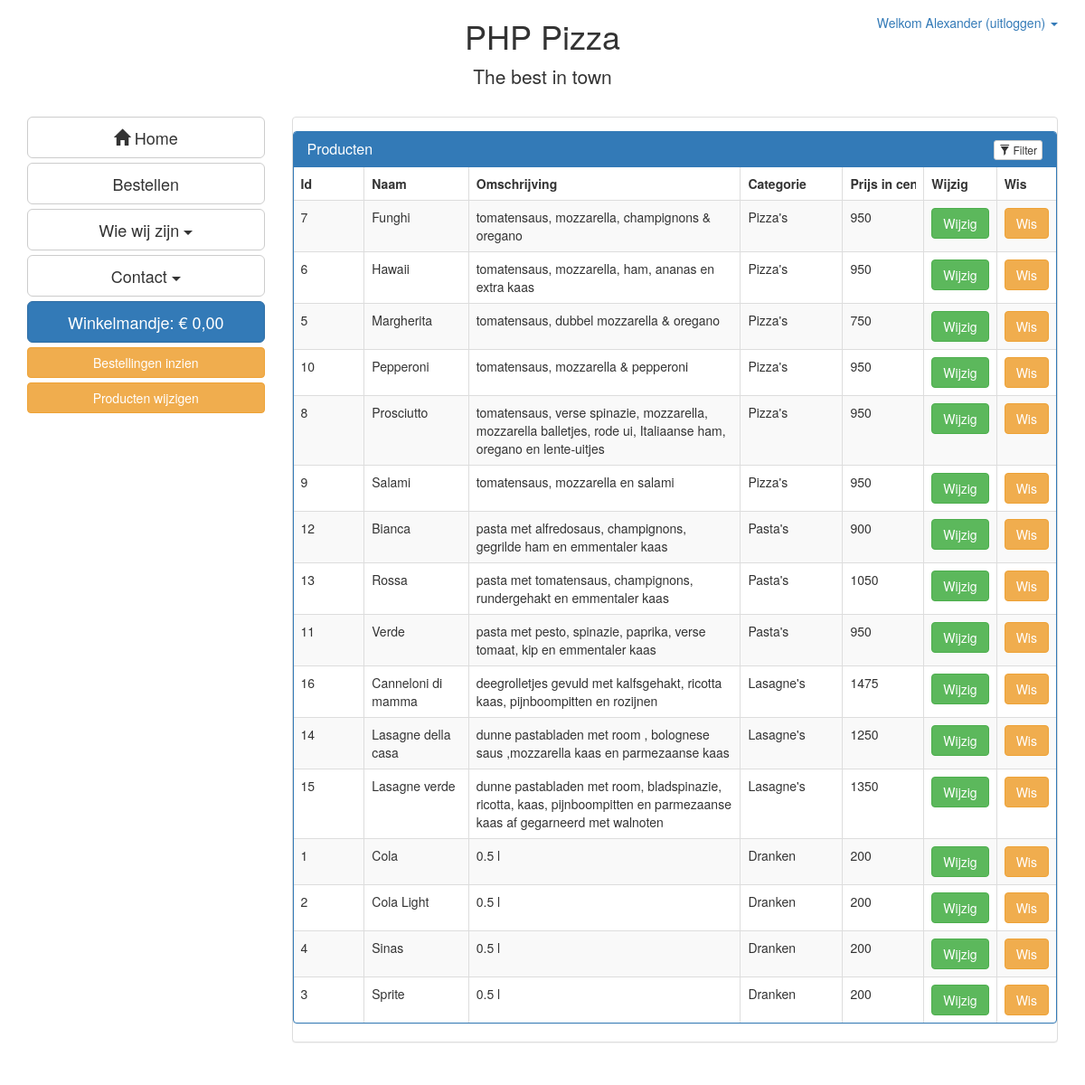
The page /?page=producten (signed in) on the database its author committed.
### tables this page shows
CREATE TABLE product (
  id                         	INTEGER UNSIGNED         	NOT NULL     AUTO_INCREMENT,
  naam                       	varchar(100)             	NOT NULL,
  omschrijving               	text,
  categorie_id               	INTEGER UNSIGNED         	NOT NULL,
  prijs              			int(10)                   	NOT NULL,
  actief						tinyint(1)					NOT NULL,
PRIMARY KEY(id),
FOREIGN KEY(categorie_id)    		REFERENCES productcategorie(id)
);

CREATE TABLE productcategorie (
  id                         	INTEGER UNSIGNED         	NOT NULL     AUTO_INCREMENT,
  naam                       	varchar(40)              	NOT NULL,
PRIMARY KEY(id)
);

### functions/get_products.php (called while the page is built, shortened)
<?php
function getAllProducts(){
    global $db;
    $sql = '
      SELECT product.id, product.naam, product.omschrijving, product.prijs, productcategorie.naam AS categorie
      FROM product
      JOIN productcategorie ON product.categorie_id = productcategorie.id
      WHERE product.actief = 1
      ORDER BY categorie_id, naam';
      $stmt = $db->prepare($sql);
      $stmt->execute();
      $result = $stmt->fetchAll(PDO::FETCH_ASSOC);
      return($result);
}
 ?>

### parts/producten.php (the view, shortened to what this page needs)
<div class="panel panel-default">
<?php
if(!$_SESSION['logged_in']){
    echo "Helaas u heeft geen rechten om deze pagina te bezoeken.";
  }elseif($_SESSION['autorisatie_id'] <= 1){
    $productArray = getAllProducts();
?>
  <div class="panel panel-primary filterable">
    <div class="panel-heading">
        <h3 class="panel-title">Producten</h3>
        <div class="pull-right">
            <button class="btn btn-default btn-xs btn-filter"><span class="glyphicon glyphicon-filter"></span> Filter</button>
        </div>
    </div>
<table class="table table-bordered table-striped">
    <thead>
        <tr class="filters">
            <th id="Id"><input type="text" class="form-control" placeholder="Id" disabled></th>
            <th id="Naam"><input type="text" class="form-control" placeholder="Naam" disabled></th>
            <th id="Omschrijving"><input type="text" class="form-control" placeholder="Omschrijving" disabled></th>
            <th id="Categorie"><input type="text" class="form-control" placeholder="Categorie" disabled></th>
            <th id="Prijs in centen"><input type="text" class="form-control" placeholder="Prijs in centen" disabled></th>
            <th id="Wijzig">Wijzig</th>
            <th id="Wis">Wis</th>
        </tr>
    </thead>
    <tbody>
      <?php
      foreach($productArray as $product){
        echo '
            <tr>
                <td style="text-align:left;">'.$product["id"].'</td>
                <td style="text-align:left;">'.$product["naam"].'</td>
                <td style="text-align:left;">'.$product["omschrijving"].'</td>
                <td style="text-align:left;">'.$product["categorie"].'</td>
                <td style="text-align:left;">'.$product["prijs"].'</td>
                <td style="text-align:left;">
                    <button class="btn btn-success" contenteditable="false" data-target="#myModal" data-toggle="modal">Wijzig</button>
                </td>
                <td style="text-align:left;">
                  <a href="functions/updateProduct.php?action=delete&id='.$product["id"].'" class="btn btn-warning" role="button">Wis</a>
                </td>
            </tr>
        ';
      }
       ?>
    </tbody>
</table>
<?php
}else{
  echo "Helaas u bent ingelogd, u heeft echter niet genoeg rechten om deze pagina te bezoeken.<br> Uw autorizatie level is ". $_SESSION['autorisatie_id']." terwijl voor deze pagina een level van  <= 1 wordt vereist.";
}
?>
</div>

### css/style.css (style rules this page uses)
body { margin-bottom: 100px; }
.filterable { margin-top: 15px; }
.filterable .panel-heading .pull-right { margin-top: -20px; }
.filterable .filters input[disabled] { background-color: transparent; border: none; cursor: auto; box-shadow: none; padding: 0; height: auto; }

### rows shown on the page
product: id "7", naam "Funghi", omschrijving "tomatensaus, mozzarella, champignons & oregano", categorie.naam "Pizza's", prijs "950"
product: id "6", naam "Hawaii", omschrijving "tomatensaus, mozzarella, ham, ananas en extra kaas", categorie.naam "Pizza's", prijs "950"
product: id "5", naam "Margherita", omschrijving "tomatensaus, dubbel mozzarella & oregano", categorie.naam "Pizza's", prijs "750"
product: id "10", naam "Pepperoni", omschrijving "tomatensaus, mozzarella & pepperoni", categorie.naam "Pizza's", prijs "950"
product: id "8", naam "Prosciutto", omschrijving "tomatensaus, verse spinazie, mozzarella, mozzarella balletjes, rode ui, Italiaanse ham, oregano en lente-uitjes", categorie.naam "Pizza's", prijs "950"
product: id "9", naam "Salami", omschrijving "tomatensaus, mozzarella en salami", categorie.naam "Pizza's", prijs "950"
product: id "12", naam "Bianca", omschrijving "pasta met alfredosaus, champignons, gegrilde ham en emmentaler kaas", categorie.naam "Pasta's", prijs "900"
product: id "13", naam "Rossa", omschrijving "pasta met tomatensaus, champignons, rundergehakt en emmentaler kaas", categorie.naam "Pasta's", prijs "1050"
product: id "11", naam "Verde", omschrijving "pasta met pesto, spinazie, paprika, verse tomaat, kip en emmentaler kaas", categorie.naam "Pasta's", prijs "950"
product: id "16", naam "Canneloni di mamma", omschrijving "deegrolletjes gevuld met kalfsgehakt, ricotta kaas, pijnboompitten en rozijnen", categorie.naam "Lasagne's", prijs "1475"
product: id "14", naam "Lasagne della casa", omschrijving "dunne pastabladen met room , bolognese saus ,mozzarella kaas en parmezaanse kaas", categorie.naam "Lasagne's", prijs "1250"
product: id "15", naam "Lasagne verde", omschrijving "dunne pastabladen met room, bladspinazie, ricotta, kaas, pijnboompitten en parmezaanse kaas af gegarneerd met walnoten", categorie.naam "Lasagne's", prijs "1350"
product: id "1", naam "Cola", omschrijving "0.5 l", categorie.naam "Dranken", prijs "200"
product: id "2", naam "Cola Light", omschrijving "0.5 l", categorie.naam "Dranken", prijs "200"
product: id "4", naam "Sinas", omschrijving "0.5 l", categorie.naam "Dranken", prijs "200"
product: id "3", naam "Sprite", omschrijving "0.5 l", categorie.naam "Dranken", prijs "200"

### other values the page prints
$_SESSION["user_name"] "Alexander"
